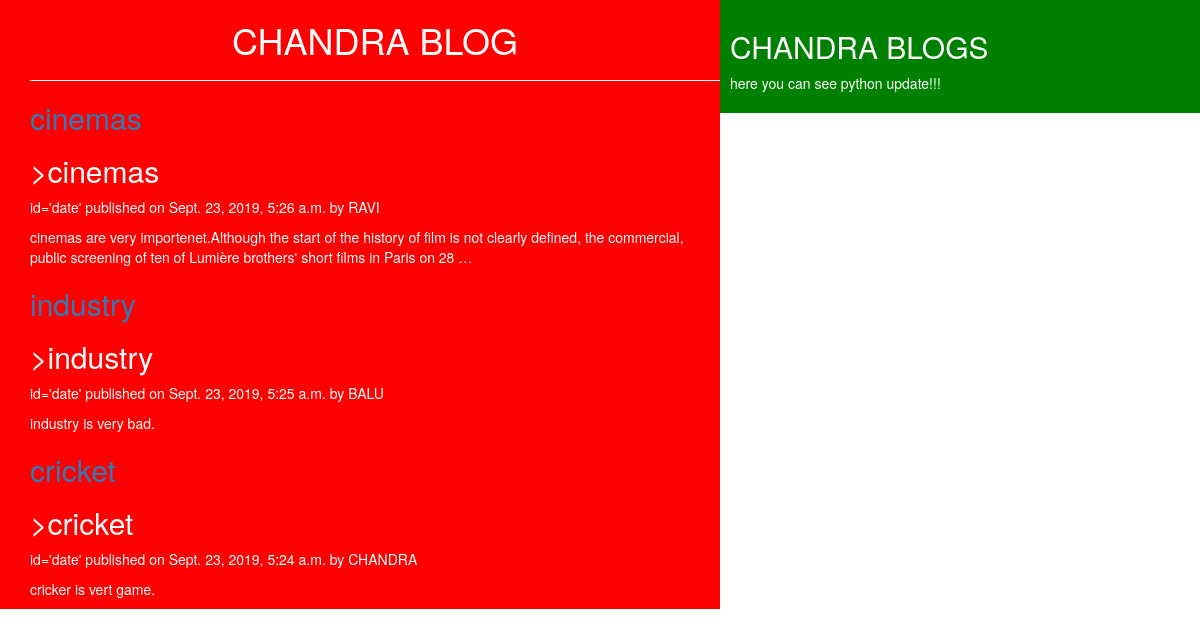
The page / on the database its author committed.
### testapp/models.py (models this page shows, shortened)
class Post (models.Model):
    STATUS_CHOICE=(('draft','draft'),('published','published'))
    title=models.CharField(max_length=233)
    slug=models.SlugField(max_length=123,unique_for_date='publish')
    author=models.ForeignKey(User,related_name='blog_posts',on_delete=models.CASCADE)
    body=models.TextField()
    publish=models.DateTimeField(default=timezone.now)
    created=models.DateTimeField(auto_now_add=True)
    updated=models.DateTimeField(auto_now=True)
    status=models.CharField(max_length=234,choices=STATUS_CHOICE,default='draft')
    class Meta:
        ordering=('-publish',)
    def get_absolute_url(self):
        return reverse('Post_detail',args=[self.publish.year,self.publish.strftime('%m'),self.publish.strftime('%d'),self.slug])

### testapp/views.py (the view)
# urls.py: path('',views.Postview),
def Postview(request):
    Post_list=Post.objects.all()
    return render(request,'testapp/Post_list.html',{'Post_list':Post_list,})

### blogproject1/templates/testapp/Post_list.html (shortened to what this page needs)
{% extends 'testapp/base.html'%}
    {% block content %}
       <h1>CHANDRA BLOG</h1>
       {% for Post in Post_list %}
       <a href="{{Post.get_absolute_url}}"><h2>{{Post.title}} </h2></a>
         <h2>>{{ Post.title}}</h2>
           <p> id='date' published on {{Post.publish}} by {{Post.author|upper}}</p>
           {{Post.body|truncatewords:30|linebreaks}}
       {% endfor%}
     {% endblock%}

### blogproject1/templates/testapp/base.html (shortened to what this page needs)
<!DOCTYPE html>
{% load staticfiles%}
<html lang="en" dir="ltr">
  <head>
    <link rel="stylesheet" href="https://maxcdn.bootstrapcdn.com/bootstrap/3.3.7/css/bootstrap.min.css">
      <link rel="stylesheet" href="{% static "css/blog.css"%}">
  </head>
  <body>
    <div class="content">
      {% block content%}{% endblock%}
    </div>
    <div class="sidebar">
      <h2>CHANDRA BLOGS</h2>
      <p>here you can see python update!!!  </p>
    </div>
  </body>
</html>

### testapp/static/css/blog.css (style rules this page uses)
.content { width:60%; float: left; padding: 0 0 0 30px; background: red; height: 100; }
.sidebar { width: 40%; float: right; padding:10px; background: green; height: 100; }
h1 { text-align: center; border-bottom: 1px solid ; padding-bottom: 20px; }
body { color:white; }

### rows shown on the page
Post: title "cinemas", publish "Sept. 23, 2019, 5:26 a.m.", author "RAVI", body "cinemas are very importenet.Although the start of the history of film is not clearly defined, the commercial, public screening of ten of Lumière brothers' short films in Paris on 28 …"
Post: title "industry", publish "Sept. 23, 2019, 5:25 a.m.", author "BALU", body "industry is very bad."
Post: title "cricket", publish "Sept. 23, 2019, 5:24 a.m.", author "CHANDRA", body "cricker is vert game."
